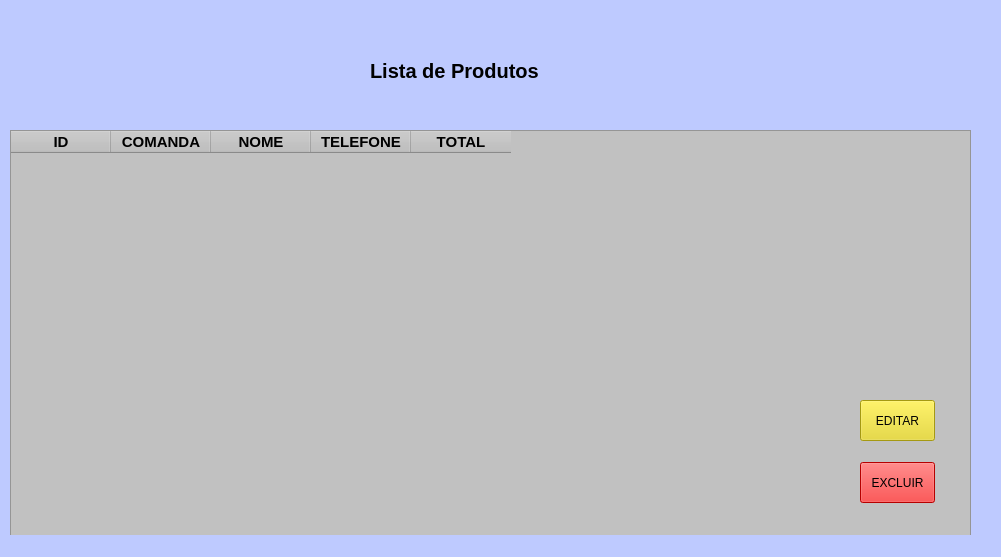
<?xml version="1.0" encoding="UTF-8"?>
<ui version="4.0">
 <class>MainWindow</class>
 <widget class="QMainWindow" name="MainWindow">
  <property name="geometry">
   <rect>
    <x>0</x>
    <y>0</y>
    <width>1001</width>
    <height>557</height>
   </rect>
  </property>
  <property name="windowTitle">
   <string>MainWindow</string>
  </property>
  <property name="styleSheet">
   <string notr="true">background-color: rgb(190, 202, 255);</string>
  </property>
  <widget class="QWidget" name="centralwidget">
   <widget class="QLabel" name="label">
    <property name="geometry">
     <rect>
      <x>370</x>
      <y>40</y>
      <width>321</width>
      <height>61</height>
     </rect>
    </property>
    <property name="font">
     <font>
      <pointsize>15</pointsize>
      <weight>75</weight>
      <bold>true</bold>
     </font>
    </property>
    <property name="text">
     <string>Lista de Produtos</string>
    </property>
   </widget>
   <widget class="QTableWidget" name="tableWidget">
    <property name="geometry">
     <rect>
      <x>10</x>
      <y>130</y>
      <width>961</width>
      <height>411</height>
     </rect>
    </property>
    <property name="minimumSize">
     <size>
      <width>961</width>
      <height>411</height>
     </size>
    </property>
    <property name="maximumSize">
     <size>
      <width>961</width>
      <height>16777215</height>
     </size>
    </property>
    <property name="font">
     <font>
      <pointsize>13</pointsize>
      <weight>75</weight>
      <bold>true</bold>
     </font>
    </property>
    <property name="styleSheet">
     <string notr="true">background-color: rgb(193, 193, 193);</string>
    </property>
    <column>
     <property name="text">
      <string>ID</string>
     </property>
     <property name="font">
      <font>
       <pointsize>11</pointsize>
       <weight>75</weight>
       <bold>true</bold>
      </font>
     </property>
    </column>
    <column>
     <property name="text">
      <string>COMANDA</string>
     </property>
     <property name="font">
      <font>
       <pointsize>11</pointsize>
       <weight>75</weight>
       <bold>true</bold>
      </font>
     </property>
    </column>
    <column>
     <property name="text">
      <string>NOME</string>
     </property>
     <property name="font">
      <font>
       <pointsize>11</pointsize>
       <weight>75</weight>
       <bold>true</bold>
      </font>
     </property>
    </column>
    <column>
     <property name="text">
      <string>TELEFONE</string>
     </property>
     <property name="font">
      <font>
       <pointsize>11</pointsize>
       <weight>75</weight>
       <bold>true</bold>
      </font>
     </property>
    </column>
    <column>
     <property name="text">
      <string>TOTAL</string>
     </property>
     <property name="font">
      <font>
       <pointsize>11</pointsize>
       <weight>75</weight>
       <bold>true</bold>
      </font>
     </property>
    </column>
   </widget>
   <widget class="QPushButton" name="pushButton">
    <property name="geometry">
     <rect>
      <x>860</x>
      <y>462</y>
      <width>75</width>
      <height>41</height>
     </rect>
    </property>
    <property name="styleSheet">
     <string notr="true">background-color: rgb(0, 170, 255);
background-color: rgb(255, 0, 0);</string>
    </property>
    <property name="text">
     <string>EXCLUIR</string>
    </property>
   </widget>
   <widget class="QPushButton" name="pushButton_2">
    <property name="geometry">
     <rect>
      <x>860</x>
      <y>400</y>
      <width>75</width>
      <height>41</height>
     </rect>
    </property>
    <property name="styleSheet">
     <string notr="true">background-color: rgb(231, 214, 25);</string>
    </property>
    <property name="text">
     <string>EDITAR</string>
    </property>
   </widget>
  </widget>
  <widget class="QMenuBar" name="menubar">
   <property name="geometry">
    <rect>
     <x>0</x>
     <y>0</y>
     <width>1001</width>
     <height>21</height>
    </rect>
   </property>
  </widget>
  <widget class="QStatusBar" name="statusbar"/>
 </widget>
 <resources/>
 <connections/>
</ui>
